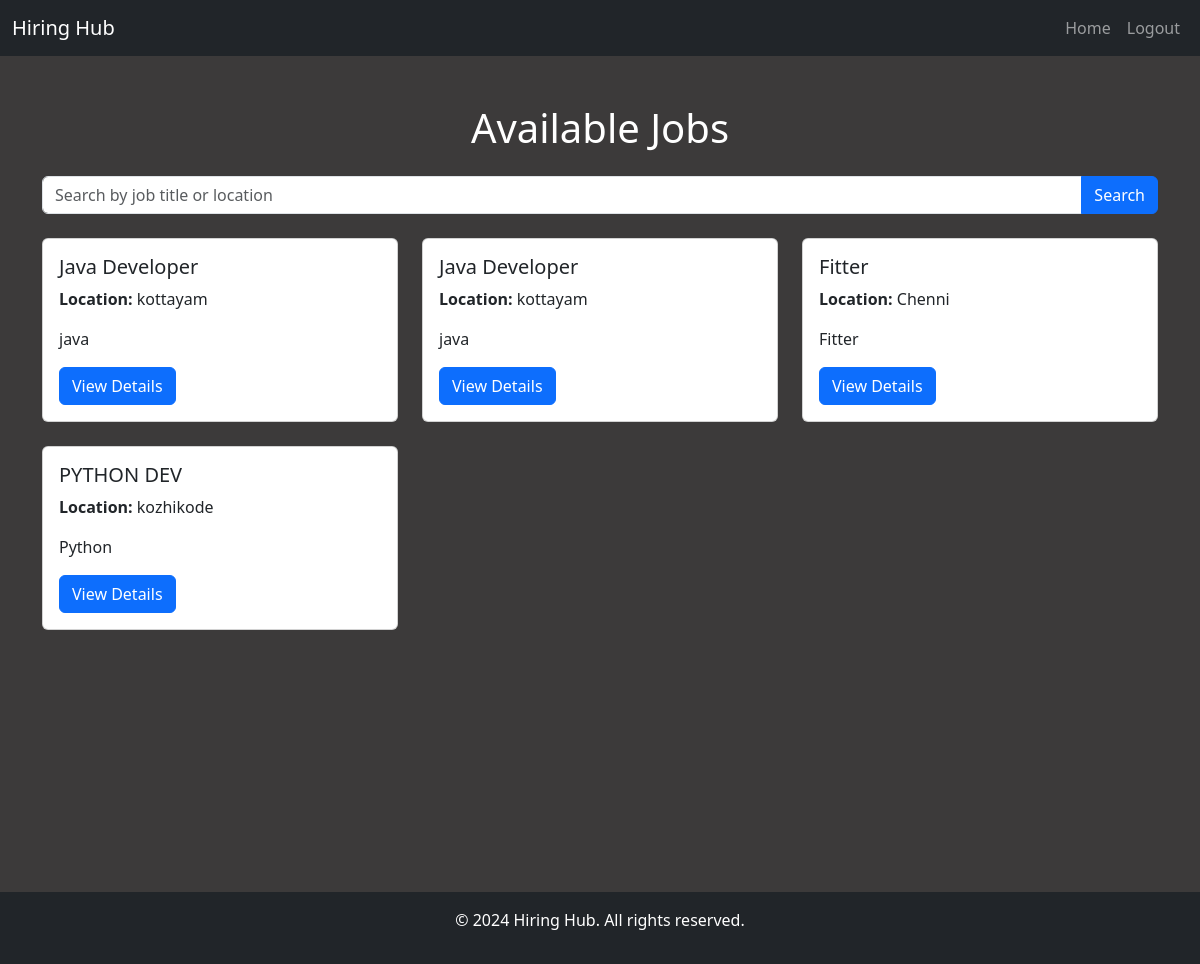
/jobs/ (signed in), run on the app's committed database.
### job/models.py (models this page shows)
class Job(models.Model):
    company_id = models.ForeignKey(Company, on_delete=models.CASCADE)
    department_id = models.ForeignKey(Department, on_delete=models.CASCADE)
    skill_id = models.ForeignKey(Skill, on_delete=models.CASCADE)
    title = models.CharField(max_length=255)
    description = models.CharField(max_length=500)
    location = models.CharField(max_length=100)
    posted_at = models.DateTimeField(auto_now_add=True)
    closing_date = models.DateTimeField()

### job/views.py (the view)
# urls.py: path('jobs/', views.job_list, name='job_list'),
@login_required
def job_list(request):
    query = request.GET.get('q', '')
    jobs = Job.objects.filter(closing_date__gte=timezone.now())
    if query:
        jobs = jobs.filter(title__icontains=query) | jobs.filter(location__icontains=query)
    return render(request, 'job_list.html', {'jobs': jobs, 'query': query})

### job/templates/job_list.html (shortened to what this page needs)
<!DOCTYPE html>
<html lang="en">
<head>
    <link href="https://cdn.jsdelivr.net/npm/bootstrap@5.3.0/dist/css/bootstrap.min.css" rel="stylesheet">
</head>
<body>
    <nav class="navbar navbar-expand-lg navbar-dark bg-dark">
        <div class="container-fluid">
            <a class="navbar-brand" href="#">Hiring Hub</a>
            <div class="collapse navbar-collapse" id="navbarNav">
                <ul class="navbar-nav ms-auto">
                    <li class="nav-item">
                        <a class="nav-link" href="{% url 'userhome' %}">Home</a>
                    </li>
                    <li class="nav-item">
                        <a class="nav-link" href="{% url 'logouts' %}">Logout</a>
                    </li>
                </ul>
            </div>
        </div>
    </nav>
    <div class="container my-5">
        <h1 class="mb-4 text-center text-white">Available Jobs</h1>
        <form method="GET" action="{% url 'job_list' %}" class="mb-4">
            <div class="input-group">
                <input type="text" class="form-control" name="q" placeholder="Search by job title or location" value="{{ query }}">
                <button class="btn btn-primary" type="submit">Search</button>
            </div>
        </form>
        <div class="row">
            {% for job in jobs %}
                <div class="col-md-4 mb-4">
                    <div class="card">
                        <div class="card-body">
                            <h5 class="card-title">{{ job.title }}</h5>
                            <p class="card-text"><strong>Location:</strong> {{ job.location }}</p>
                            <p class="card-text">{{ job.description|truncatewords:20 }}</p>
                            <a href="{% url 'job_detail' job.id %}" class="btn btn-primary">View Details</a>
                        </div>
                    </div>
                </div>
            {% empty %}
                <div class="col-12">
                    <p class="text-muted text-center">No jobs are currently available.</p>
                </div>
            {% endfor %}
        </div>
    </div>
    <footer class="bg-dark text-white py-3" style="margin-top: 238px;">
        <div class="container text-center">
            <p>&copy; 2024 Hiring Hub. All rights reserved.</p>
        </div>
    </footer>
</body>
</html>

### job/templates/job_list.html (style rules this page uses)
body { background: #3c3a3a; }

### data on the page
Job: title "Java Developer", location "kottayam", description "java"
Job: title "Java Developer", location "kottayam", description "java"
Job: title "Fitter", location "Chenni", description "Fitter"
Job: title "PYTHON DEV", location "kozhikode", description "Python"
